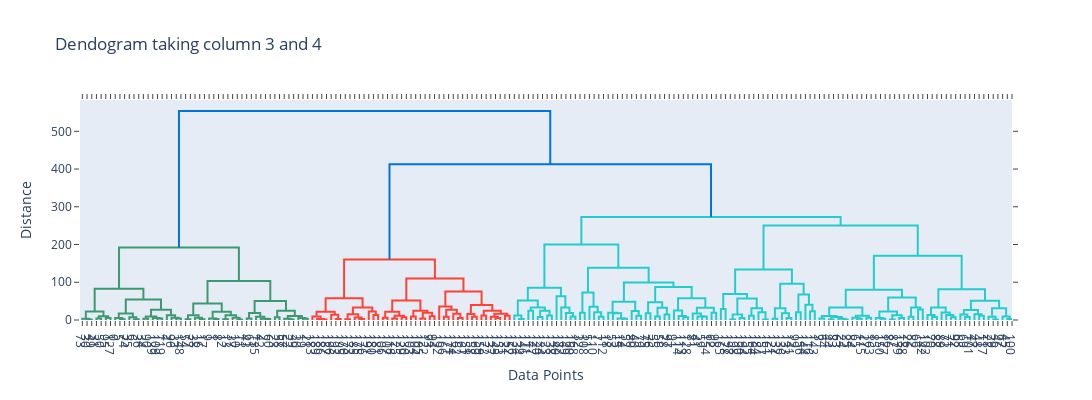

Write notebook code for a chart like this one.
### Markdown cell above
## Varying the number of features

### Code cell
clus_model = HeirarchialClustering()
linkage_matrix = clus_model.get_linkage_matrix(X_data)
clus_model.plot_dendrogram(title = 'Dendogram taking column 3 and 4')
